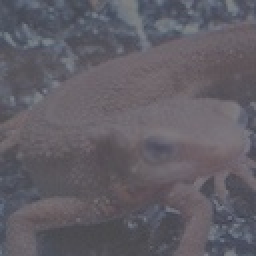
#> input picture Q_21_30/imori_dark.jpg, 128 x 128 px (shown 2 times larger)
$ python 22.py   (older library calls are emulated)
#> lines starting #> are read from the running program, lines starting #| are printed output that depends on the picture; after the words box and inside, x2 and y2 are one past the last pixel; in counts of white or black regions, pixels touching at a corner belong together
### Q_21_30/save.py
import cv2

def result(img, name):
    cv2.imwrite(name+".jpg", img)
    cv2.imshow(name, img)
    cv2.waitKey(0)
    cv2.destroyAllWindows()

### Q_21_30/22.py

# coding: utf-8

# In[2]:


import cv2
import numpy as np
import matplotlib.pyplot as plt
get_ipython().run_line_magic('matplotlib', 'inline')
from save import result

img = cv2.imread("imori_dark.jpg").astype(np.float)


# In[9]:


# mean and std of the image
m = np.mean(img)
#> m = 97.73
s = np.std(img)
#> s = 12.75

# translate mean and std of the histogram
m0 = 128
s0 = 52

out = s0 / s * (img - m) + m0
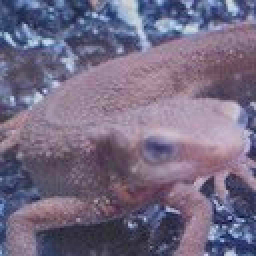
#> out: shape (128, 128, 3) float64 (shown 2 times larger); mean B, G, R 145.1, 112.9, 126; drawn with min black and max white
out[out > 255] = 255
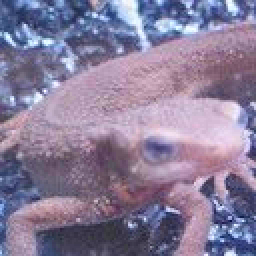
#> out: shape (128, 128, 3) float64 (shown 2 times larger); 1.46% of pixels changed, all inside (x1, y1, x2, y2) = (0, 0, 125, 128); drawn with min black and max white
out[out < 0] = 0
#> out: shape (128, 128, 3) float64; 0.04% of pixels changed, all inside (x1, y1, x2, y2) = (111, 108, 122, 120)
out = out.astype(np.uint8)


# In[11]:


plt.figure(figsize=(8, 5))
plt.hist(out.ravel(), bins=255, range=(0, 255), rwidth=0.8)
plt.title("Translated histogram of imori_dark.jpg", fontsize=14)
plt.savefig("22_hist.png")
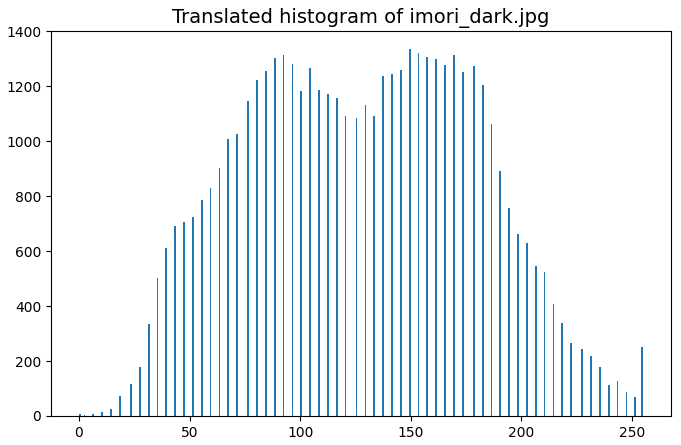
#> figure drawn by matplotlib, 1 panel; tallest bar 1335 high, from x = 149.1 to 149.9
plt.show()


# In[12]:


result(out, "22")
